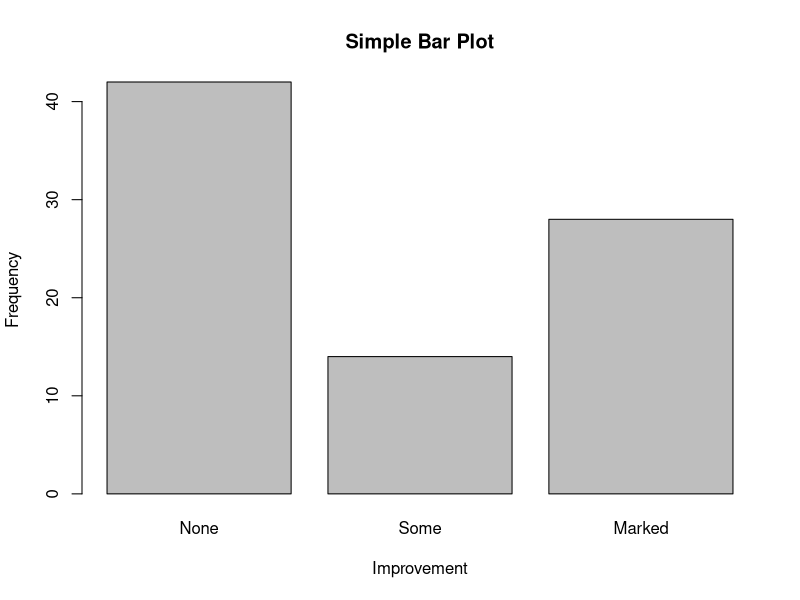
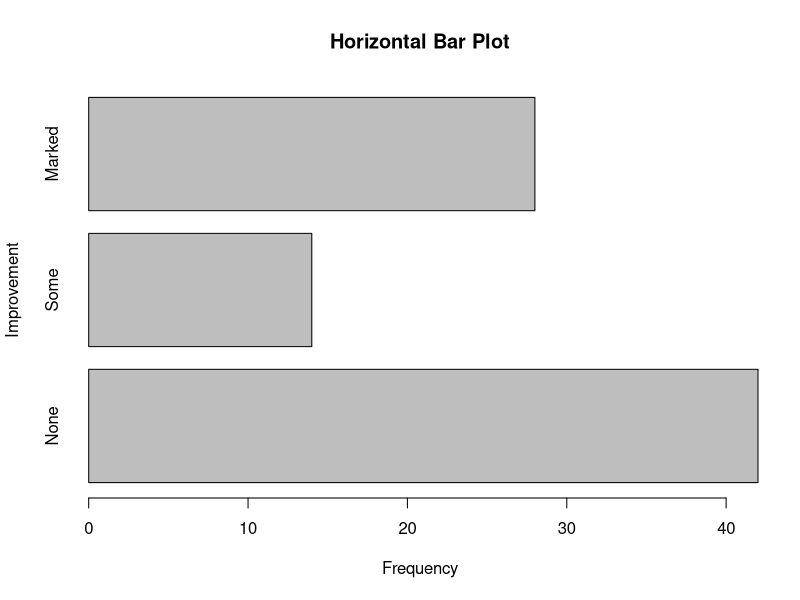
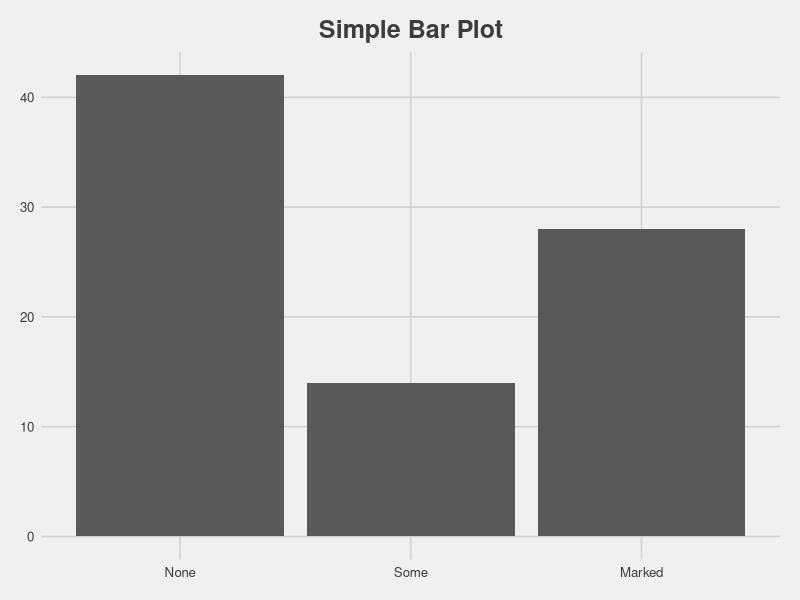
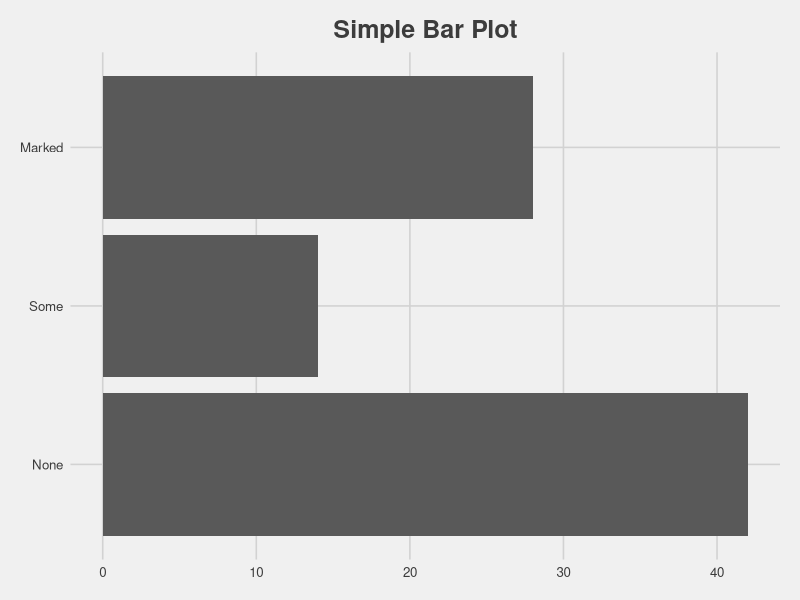

The R script that drew these images, in order:
library(vcd)
library(ggplot2)
library(data.table)
library(ggthemes)

theme_set(theme_fivethirtyeight())

# 6.1, Bar Blots 

counts <- table(Arthritis$Improved)
counts

# Base R 

barplot(counts,
  main = "Simple Bar Plot",
  xlab = "Improvement", ylab = "Frequency")

barplot(counts,
  main = "Horizontal Bar Plot",
  xlab = "Frequency", ylab = "Improvement",
  horiz = TRUE)

# ggplot2

results <- as.data.table(Arthritis$Improved)
colnames(results) <- c("Status")

ggplot(results, aes(x = Status)) +
	geom_bar() +
	labs(title = "Simple Bar Plot", x = "Improvement", y = "Frequency") +
	theme(plot.title = element_text(hjust = 0.5))

ggplot(results, aes(x = Status)) +
	geom_bar() +
	coord_flip() +
	labs(title = "Simple Bar Plot", x = "Improvement", y = "Frequency") +
	theme(plot.title = element_text(hjust = 0.5))
